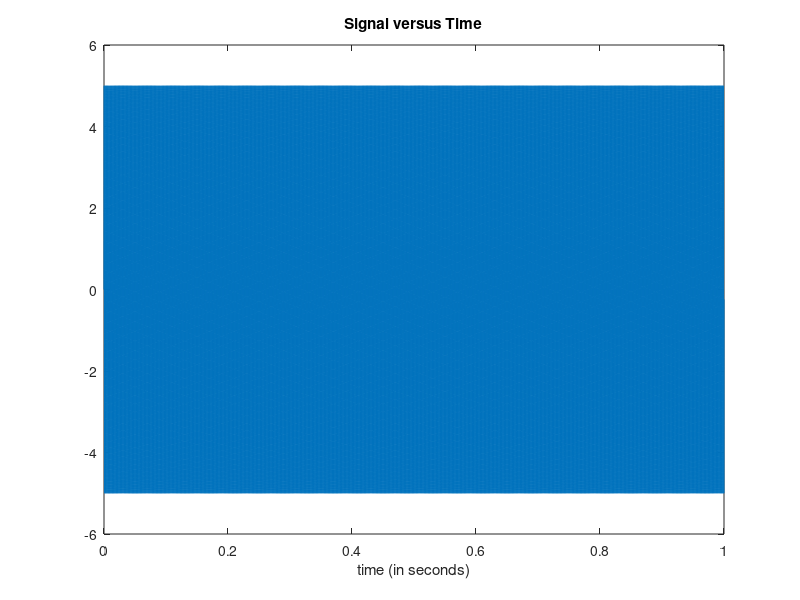

Source code (MATLAB):
   %% Time specifications:
   Fs = 100000                  % samples per second
   dt = 1/Fs;                   % seconds per sample
   StopTime = 1.0 ;             % seconds
   t = (0:dt:StopTime-dt)';     % seconds

   %% Sine wave:
   Fc = 775                    % hertz
   x = 5*sin(2*pi*Fc*t);

   % Plot the signal versus time:
   figure;
   plot(t,x);
   xlabel('time (in seconds)');
   title('Signal versus Time');
   zoom xon;